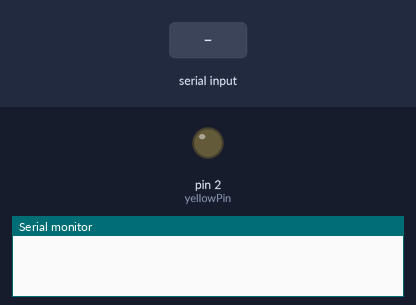
Recording of a sketch running on a simulated Arduino Uno, built with avr-gcc and run on an emulated ATmega328P. Parts: output pins drawn as LEDs (lit = HIGH), the last lines printed to the serial monitor. Inputs (shaded band) come from the test bench.

Above: at 1.2 s.
1.3 s: "5" received over Serial
At 2.1 s:
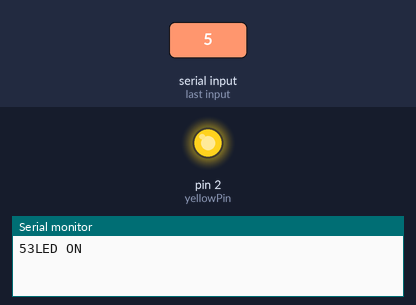
2.8 s: "6" received over Serial
At 3.8 s:
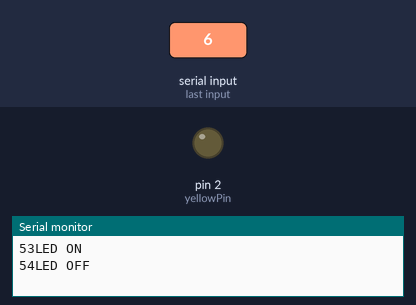
Timing chart, 0 to 5.8 s (numbered marks = the images above; inputs shaded):
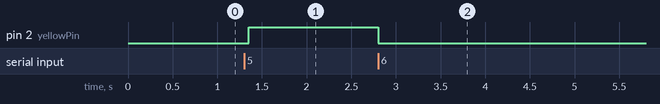

Measured:
- after the input at 1.3 s, pin 2 (yellowPin): LOW → HIGH after 0.05 s
- after the input at 2.8 s, pin 2 (yellowPin): HIGH → LOW at once

The sketch:

sketch_dec14a.ino
```cpp
// control LED in pin digital pin 2 from arduino
int yellowPin = 2;

void setup() {
  pinMode(yellowPin, OUTPUT);
  Serial.begin(9600);
}

void loop() {
  if (Serial.available() > 0) {
    int state = Serial.read();

    Serial.print(state);

    if (state == 53) {
      digitalWrite(yellowPin, HIGH);
      Serial.println("LED ON");
    }
    if (state == 54 ) {
      digitalWrite(yellowPin, LOW);
      Serial.println("LED OFF");
    }
  }
  delay(50);
}
```
